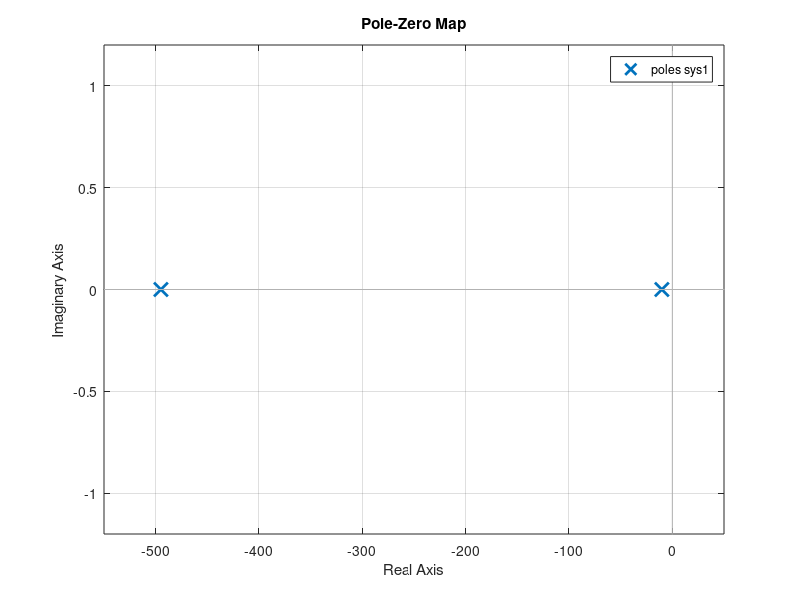
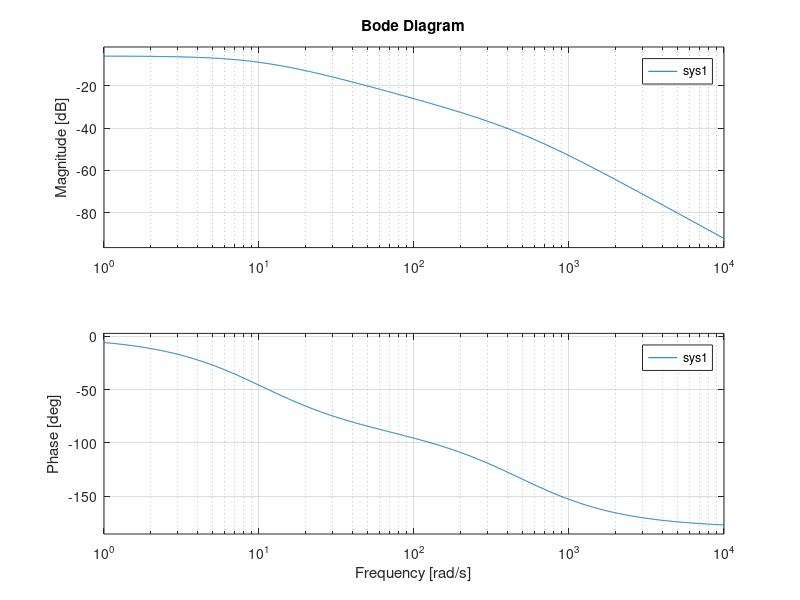
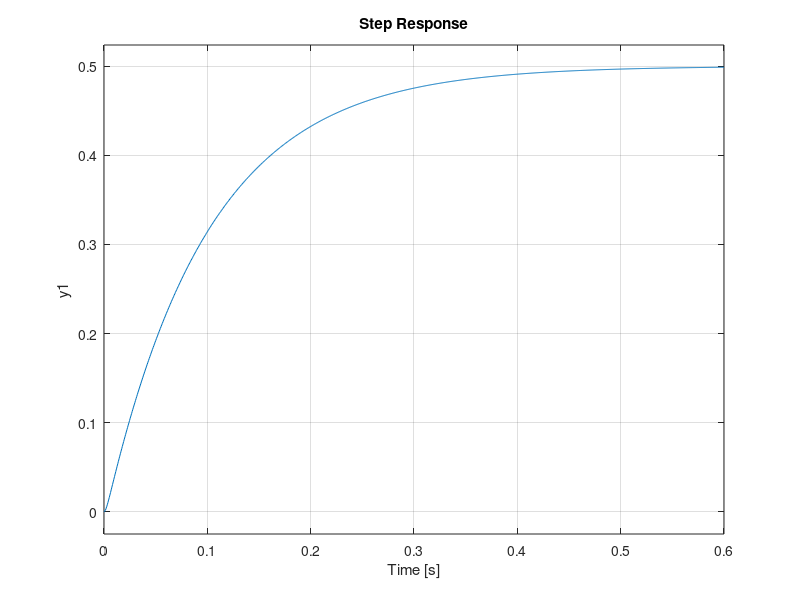

These figures' MATLAB source, in order:
clear;
close('all');
motor_constant_N_m_Per_A = 50e-3; % motor constant Km
rotor_inertia_N_m_s2_Per_rad = 1e-3; %rotor intertia J
friction=0.01; % the friction of the rotor, b


field_time_constant_s = 1/1000;  %rho_f
rotor_time_constant_s = 100/1000; %rho

field_winding_resistance_ohm = 10;
field_winding_inductance_H=field_time_constant_s * field_winding_resistance_ohm;

% what are typical field winding resistances for dc motors?
% The field winding resistance of a DC motor is the resistance of the wire used to wind the field coil of the motor. The field winding resistance determines the amount of current that flows through the field coil and, in turn, the strength of the magnetic field produced by the coil.
% 
% The field winding resistance of a DC motor can vary widely depending on the size and type of the motor, as well as the material and gauge of the wire used for the winding. In general, field winding resistances for DC motors are typically in the range of a few ohms to a few hundred ohms.
% 
% For example, a small DC motor might have a field winding resistance of around 10 ohms, while a larger DC motor might have a field winding resistance of 100 ohms or more. It is important to note that the field winding resistance is typically not a fixed value, as it can change slightly due to factors such as temperature, humidity, and age.
% 
% To determine the field winding resistance of a specific DC motor, you can measure the resistance of the field coil using a multimeter or other suitable test instrument. It is generally recommended to measure the resistance when the motor is cold, as the resistance can increase when the motor is hot due to the temperature-dependent resistance of the wire.


num1 = motor_constant_N_m_Per_A/(friction*field_winding_resistance_ohm);
% den1 = [(2*field_time_constant_s*rotor_time_constant_s) (field_time_constant_s + rotor_time_constant_s) (1) (0)];
den1 = [(2*field_time_constant_s*rotor_time_constant_s) (field_time_constant_s + rotor_time_constant_s) (1)];
sys1=tf(num1,den1)
p=pole(sys1)
z=zero(sys1)

%%
figure;
pzmap(sys1)

%%
figure;
bode(sys1)

%%
figure; 
step(sys1);